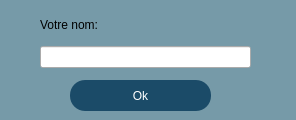
<?xml version="1.0" encoding="UTF-8"?>
<ui version="4.0">
 <class>DialogNickName</class>
 <widget class="QDialog" name="DialogNickName">
  <property name="geometry">
   <rect>
    <x>0</x>
    <y>0</y>
    <width>296</width>
    <height>120</height>
   </rect>
  </property>
  <property name="windowTitle">
   <string>Dialog</string>
  </property>
  <widget class="QLabel" name="label_2">
   <property name="geometry">
    <rect>
     <x>-5</x>
     <y>-1</y>
     <width>361</width>
     <height>121</height>
    </rect>
   </property>
   <property name="styleSheet">
    <string notr="true">background-color: rgb(118, 154, 168);
color: rgb(255, 255, 255);</string>
   </property>
   <property name="text">
    <string/>
   </property>
  </widget>
  <widget class="QPushButton" name="btnOk">
   <property name="geometry">
    <rect>
     <x>70</x>
     <y>80</y>
     <width>141</width>
     <height>31</height>
    </rect>
   </property>
   <property name="styleSheet">
    <string notr="true">background-color:rgb(27, 75, 104);
color:white;
border-radius:15px;</string>
   </property>
   <property name="text">
    <string>Ok</string>
   </property>
   <property name="default">
    <bool>true</bool>
   </property>
  </widget>
  <widget class="QWidget" name="">
   <property name="geometry">
    <rect>
     <x>40</x>
     <y>10</y>
     <width>211</width>
     <height>58</height>
    </rect>
   </property>
   <layout class="QVBoxLayout" name="verticalLayout">
    <item>
     <widget class="QLabel" name="label">
      <property name="styleSheet">
       <string notr="true">font: 75 14pt &quot;MS Shell Dlg 2&quot;;</string>
      </property>
      <property name="text">
       <string>Votre nom:</string>
      </property>
     </widget>
    </item>
    <item>
     <widget class="QLineEdit" name="txtName"/>
    </item>
   </layout>
  </widget>
 </widget>
 <resources/>
 <connections/>
</ui>
